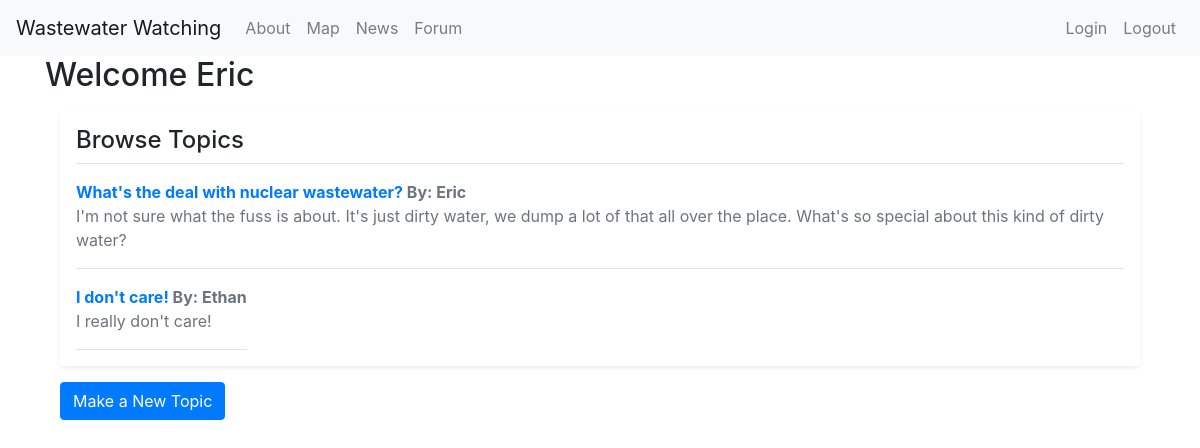
The page /forum (signed in) on the database its author committed.
### app.py (models this page shows)
class User(UserMixin, db.Model):
    id: Mapped[int] = mapped_column(primary_key=True)
    email: Mapped[str] = mapped_column(unique=True)
    password: Mapped[str]
    name: Mapped[str]

class Topic(db.Model):
    id: Mapped[int] = mapped_column(primary_key=True)
    title: Mapped[str] = mapped_column(unique=True)
    user: Mapped[str]
    description: Mapped[str]

### app.py (the view)
@app.route('/forum', methods=["GET"])
def forum():
    curr_name = 'Guest'
    if current_user.is_authenticated:
        curr_name = current_user.name
    topics = db.session.execute(db.select(Topic)).scalars()
    return render_template('forum/index.html', topics=topics, name=curr_name)

### app.py (called while the page is built)
@login_manager.user_loader
def load_user(user_id):
    return User.query.get(int(user_id))

### templates/forum/index.html
{% extends 'base.html' %}
{% block content %}
    <h2>{% block title %} Welcome {{ name }} {% endblock %}</h2>
    <div class="container">
        <div class="my-3 p-3 bg-body rounded shadow-sm">
            <h4 class="border-bottom pb-2 mb-0">Browse Topics</h4>
            {% for topic in topics %}
            <div class="d-flex text-muted pt-3">
              <p class="pb-3 mb-0 border-bottom">
                <strong class="d-block text-gray-dark"><a href="/forum/topic/{{topic.id}}">{{topic['title']}}</a> By: {{topic['user']}}</strong>
                {{topic['description']}}
              </p>
            </div>
            {% endfor %}
        </div>
        <a href="/forum/newtopic">
          <button type="button" class="btn btn-primary">Make a New Topic</button>
        </a>
    </div>
{% endblock %}

### rows shown on the page
User: name "Eric"
Topic: title "What's the deal with nuclear wastewater?", user "Eric", description "I'm not sure what the fuss is about. It's just dirty water, we dump a lot of that all over the place. What's so special about this kind of dirty water?"
Topic: title "I don't care!", user "Ethan", description "I really don't care!"
